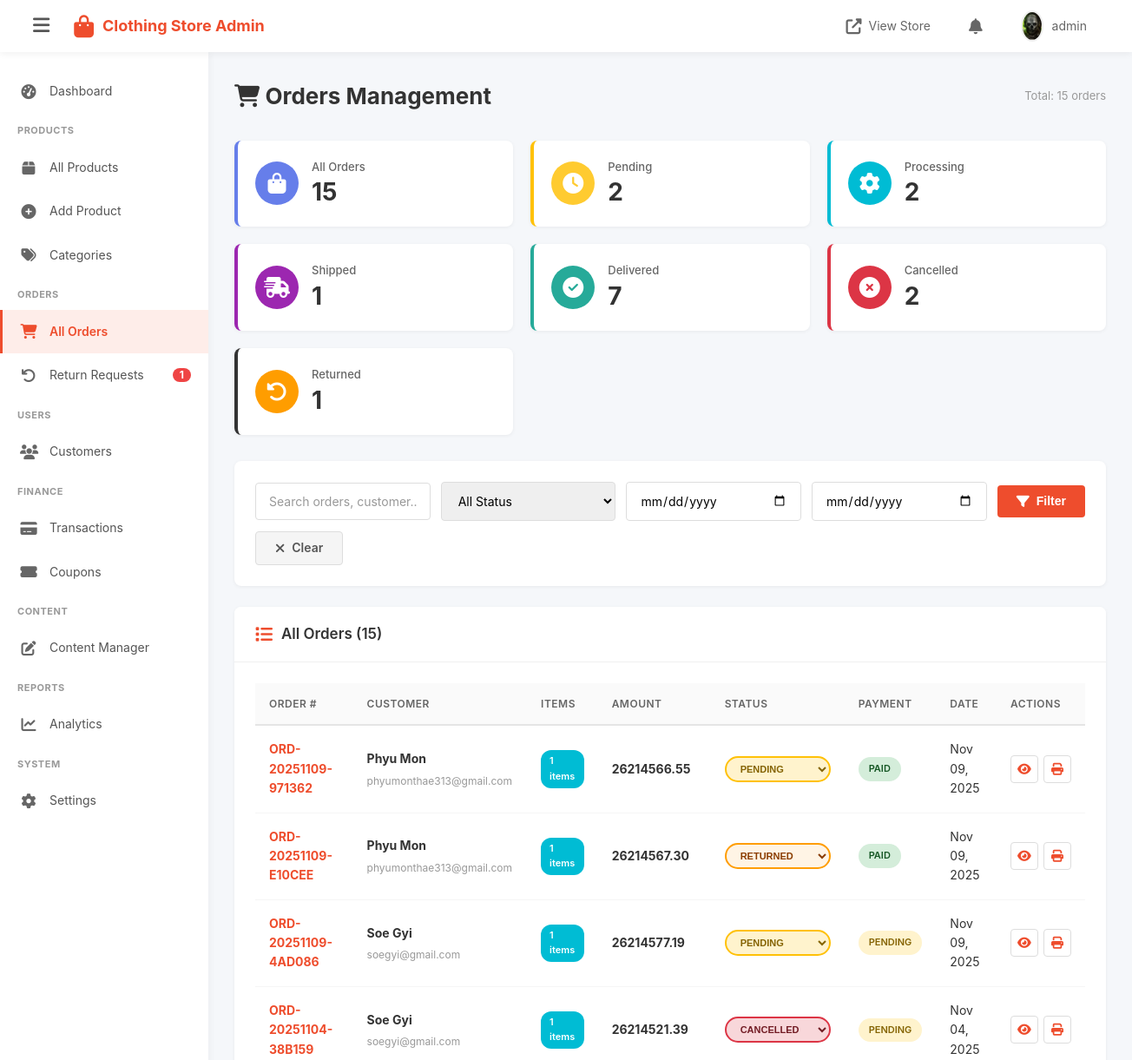
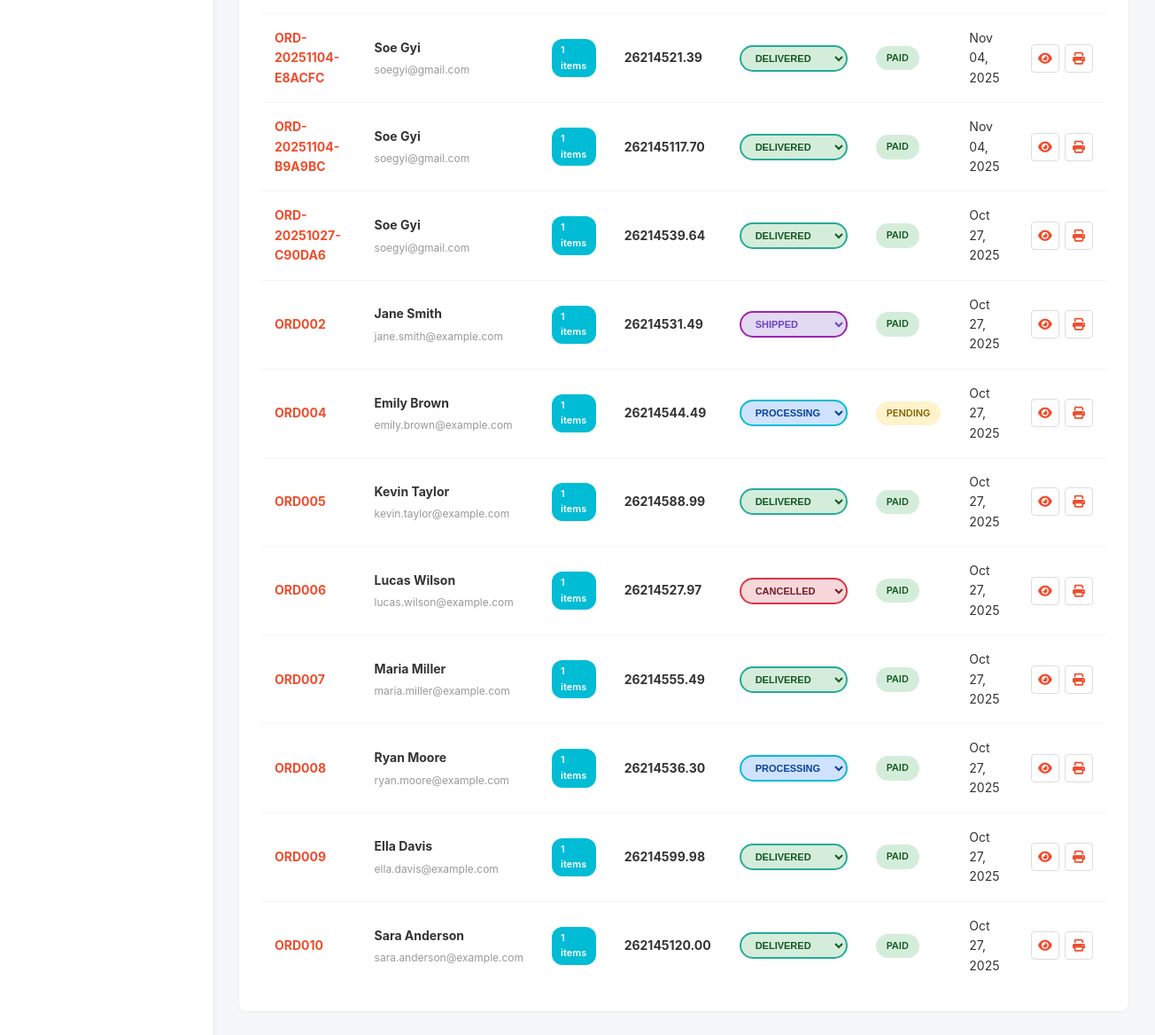
The page /admin/orders.php (signed in) on the database its author committed (2 pictures, top to bottom).
### tables this page shows
CREATE TABLE `orders` (
  `order_id` int(11) NOT NULL,
  `user_id` int(11) NOT NULL,
  `order_number` varchar(50) NOT NULL,
  `subtotal` decimal(10,2) NOT NULL,
  `tax_amount` decimal(10,2) DEFAULT 0.00,
  `shipping_amount` decimal(10,2) DEFAULT 0.00,
  `discount_amount` decimal(10,2) DEFAULT 0.00,
  `total_amount` decimal(10,2) NOT NULL,
  `payment_method` varchar(50) DEFAULT NULL,
  `payment_status` enum('pending','paid','failed','refunded') DEFAULT 'pending',
  `order_status` enum('pending','processing','shipped','delivered','cancelled','returned') DEFAULT 'pending',
  `shipping_address_id` int(11) DEFAULT NULL,
  `tracking_number` varchar(100) DEFAULT NULL,
  `notes` text DEFAULT NULL,
  `created_at` timestamp NOT NULL DEFAULT current_timestamp(),
  `updated_at` timestamp NOT NULL DEFAULT current_timestamp() ON UPDATE current_timestamp()
);

CREATE TABLE `users` (
  `user_id` int(11) NOT NULL,
  `email` varchar(255) NOT NULL,
  `password` varchar(255) NOT NULL,
  `first_name` varchar(100) DEFAULT NULL,
  `last_name` varchar(100) DEFAULT NULL,
  `phone` varchar(20) DEFAULT NULL,
  `loyalty_points` int(11) DEFAULT 0,
  `wallet_balance` decimal(10,2) DEFAULT 0.00,
  `created_at` timestamp NOT NULL DEFAULT current_timestamp(),
  `updated_at` timestamp NOT NULL DEFAULT current_timestamp() ON UPDATE current_timestamp(),
  `is_active` tinyint(1) DEFAULT 1,
  `email_verified` tinyint(1) DEFAULT 0,
  `social_provider` varchar(50) DEFAULT NULL,
  `social_id` varchar(255) DEFAULT NULL
);

### admin/orders.php (the view, shortened to what this page needs)
<?php
require_once 'config.php';
$search = $_GET['search'] ?? '';
$date_from = $_GET['date_from'] ?? '';
$date_to = $_GET['date_to'] ?? '';
$where = ["1=1"];
$where_clause = implode(" AND ", $where);
$orders = [];
$result = $conn->query("SELECT o.*, u.first_name, u.last_name, u.email,
                       COUNT(oi.order_item_id) as item_count,
                       EXISTS (SELECT 1 FROM return_requests rr WHERE rr.order_id = o.order_id AND rr.status = 'completed') AS return_completed,
                       EXISTS (SELECT 1 FROM return_requests rr2 WHERE rr2.order_id = o.order_id AND rr2.status IN ('pending','approved','rejected')) AS return_noncompleted_exists
                       FROM orders o
                       JOIN users u ON o.user_id = u.user_id
                       LEFT JOIN order_items oi ON o.order_id = oi.order_id
                       WHERE $where_clause
                       GROUP BY o.order_id
                       ORDER BY o.created_at DESC");
while ($row = $result->fetch_assoc()) {
    $orders[] = $row;
}
$stats = [];
$result = $conn->query("SELECT
                           CASE
                               WHEN EXISTS (SELECT 1 FROM return_requests rr
                                            WHERE rr.order_id = o.order_id AND rr.status = 'completed')
                               THEN 'returned'
                               ELSE o.order_status
                           END AS computed_status,
                           COUNT(*) AS count
                        FROM orders o
                        GROUP BY computed_status");
while ($row = $result->fetch_assoc()) {
    $stats[$row['computed_status']] = (int)$row['count'];
}
include 'includes/header.php';
include 'includes/sidebar.php';
?>
<div class="admin-header">
    <h1><i class="fas fa-shopping-cart"></i> Orders Management</h1>
    <div class="admin-header-actions">
        <span class="last-update">Total: <?php echo count($orders); ?> orders</span>
    </div>
</div>
<div class="order-stats">
    <div class="order-stat-card all">
        <div class="stat-icon"><i class="fas fa-shopping-bag"></i></div>
        <div class="stat-info">
            <div class="stat-label">All Orders</div>
            <div class="stat-value"><?php echo array_sum($stats); ?></div>
        </div>
    </div>
    <div class="order-stat-card pending">
        <div class="stat-icon"><i class="fas fa-clock"></i></div>
        <div class="stat-info">
            <div class="stat-label">Pending</div>
            <div class="stat-value"><?php echo $stats['pending'] ?? 0; ?></div>
        </div>
    </div>
    <div class="order-stat-card processing">
        <div class="stat-icon"><i class="fas fa-cog"></i></div>
        <div class="stat-info">
            <div class="stat-label">Processing</div>
            <div class="stat-value"><?php echo $stats['processing'] ?? 0; ?></div>
        </div>
    </div>
    <div class="order-stat-card shipped">
        <div class="stat-icon"><i class="fas fa-shipping-fast"></i></div>
        <div class="stat-info">
            <div class="stat-label">Shipped</div>
            <div class="stat-value"><?php echo $stats['shipped'] ?? 0; ?></div>
        </div>
    </div>
    <div class="order-stat-card delivered">
        <div class="stat-icon"><i class="fas fa-check-circle"></i></div>
        <div class="stat-info">
            <div class="stat-label">Delivered</div>
            <div class="stat-value"><?php echo $stats['delivered'] ?? 0; ?></div>
        </div>
    </div>
    <div class="order-stat-card cancelled">
        <div class="stat-icon"><i class="fas fa-times-circle"></i></div>
        <div class="stat-info">
            <div class="stat-label">Cancelled</div>
            <div class="stat-value"><?php echo $stats['cancelled'] ?? 0; ?></div>
        </div>
    </div>
    <div class="order-stat-card returned">
        <div class="stat-icon"><i class="fas fa-undo-alt"></i></div>
        <div class="stat-info">
            <div class="stat-label">Returned</div>
            <div class="stat-value"><?php echo $stats['returned'] ?? 0; ?></div>
        </div>
    </div>
</div>
<div class="admin-card">
    <div class="admin-card-body">
        <form method="GET" class="filter-form">
            <div class="filter-group">
                <input type="text" name="search" placeholder="Search orders, customer..."
                       value="<?php echo htmlspecialchars($search); ?>" class="form-control">
            </div>
            <div class="filter-group">
                <select name="status" class="form-control">
                    <option value="">All Status</option>
                </select>
            </div>
            <div class="filter-group">
                <input type="date" name="date_from" value="<?php echo htmlspecialchars($date_from); ?>"
                       class="form-control" placeholder="From">
            </div>
            <div class="filter-group">
                <input type="date" name="date_to" value="<?php echo htmlspecialchars($date_to); ?>"
                       class="form-control" placeholder="To">
            </div>
            <button type="submit" class="btn btn-primary">
                <i class="fas fa-filter"></i> Filter
            </button>
            <a href="orders.php" class="btn btn-secondary">
                <i class="fas fa-times"></i> Clear
            </a>
        </form>
    </div>
</div>
<div class="admin-card">
    <div class="admin-card-header">
        <h3><i class="fas fa-list"></i> All Orders (<?php echo count($orders); ?>)</h3>
    </div>
    <div class="admin-card-body">
        <div class="table-responsive">
            <table class="admin-table">
                <thead>
                    <tr>
                        <th>Order #</th>
                        <th>Customer</th>
                        <th>Items</th>
                        <th>Amount</th>
                        <th>Status</th>
                        <th>Payment</th>
                        <th>Date</th>
                        <th>Actions</th>
                    </tr>
                </thead>
                <tbody>
                    <?php if (empty($orders)): ?>
                        <tr>
                            <td colspan="8" style="text-align: center; padding: 40px;">
                                <i class="fas fa-inbox" style="font-size: 48px; color: #ddd; margin-bottom: 10px; display: block;"></i>
                                <p style="color: #999;">No orders found</p>
                            </td>
                        </tr>
                    <?php else: ?>
                        <?php foreach ($orders as $order): ?>
                            <?php
                                $is_return_completed = !empty($order['return_completed']) && (int)$order['return_completed'] === 1;
                                $has_noncompleted_return = !empty($order['return_noncompleted_exists']) && (int)$order['return_noncompleted_exists'] === 1;
                                $ui_status = $order['order_status'];
                                if ($is_return_completed) {
                                    $ui_status = 'returned';
                                } elseif ($has_noncompleted_return) {
                                    $ui_status = 'delivered';
                                }
                            ?>
                            <tr>
                                <td>
                                    <a href="order-details.php?id=<?php echo $order['order_id']; ?>" class="order-link">
                                        <strong><?php echo $order['order_number']; ?></strong>
                                    </a>
                                </td>
                                <td>
                                    <div class="customer-info">
                                        <strong><?php echo htmlspecialchars($order['first_name'] . ' ' . $order['last_name']); ?></strong>
                                        <small><?php echo htmlspecialchars($order['email']); ?></small>
                                    </div>
                                </td>
                                <td>
                                    <span class="badge badge-info">
                                        <?php echo $order['item_count']; ?> items
                                    </span>
                                </td>
                                <td><strong><?php echo CURRENCY_SYMBOL . number_format($order['total_amount'], 2); ?></strong></td>
                                <td>
                                    <form method="POST" style="display: inline;" id="status-form-<?php echo $order['order_id']; ?>">
                    <select class="status-select status-<?php echo $ui_status; ?>"
                                                name="status"
                                                onchange="confirmStatusUpdate(this, <?php echo $order['order_id']; ?>)">
                                            <option value="pending" <?php echo $ui_status == 'pending' ? 'selected' : ''; ?>>Pending</option>
                                            <option value="processing" <?php echo $ui_status == 'processing' ? 'selected' : ''; ?>>Processing</option>
                                            <option value="shipped" <?php echo $ui_status == 'shipped' ? 'selected' : ''; ?>>Shipped</option>
                                            <option value="delivered" <?php echo $ui_status == 'delivered' ? 'selected' : ''; ?>>Delivered</option>
                                            <option value="returned" <?php echo $ui_status == 'returned' ? 'selected' : ''; ?>>Returned</option>
                                            <option value="cancelled" <?php echo $ui_status == 'cancelled' ? 'selected' : ''; ?>>Cancelled</option>
                                        </select>
                                    </form>
                                </td>
                                <td>
                                    <span class="payment-badge payment-<?php echo $order['payment_status']; ?>">
                                        <?php echo ucfirst($order['payment_status']); ?>
                                    </span>
                                </td>
                                <td><?php echo date('M d, Y', strtotime($order['created_at'])); ?></td>
                                <td>
                                    <div class="action-buttons">
                                        <a href="order-details.php?id=<?php echo $order['order_id']; ?>"
                                           class="action-btn" title="View Details">
                                            <i class="fas fa-eye"></i>
                                        </a>
                                        <a href="print-invoice.php?id=<?php echo $order['order_id']; ?>"
                                           target="_blank"
                                           class="action-btn" title="Print Invoice">
                                            <i class="fas fa-print"></i>
                                        </a>
                                    </div>
                                </td>
                            </tr>
                        <?php endforeach; ?>
                    <?php endif; ?>
                </tbody>
            </table>
        </div>
    </div>
</div>
<?php include 'includes/footer.php'; ?>

### rows shown on the page
orders: order_number "ORD-20251109-971362", user.last_name "Phyu Mon", user.email "phyumonthae313@gmail.com", item_count "1", total_amount "66.55", status "Pending", payment_status "PAID", created_at "Nov 09, 2025"
orders: order_number "ORD-20251109-E10CEE", user.last_name "Phyu Mon", user.email "phyumonthae313@gmail.com", item_count "1", total_amount "67.30", status "Returned", payment_status "PAID", created_at "Nov 09, 2025"
orders: order_number "ORD-20251109-4AD086", user.last_name "Soe Gyi", user.email "soegyi@gmail.com", item_count "1", total_amount "77.19", status "Pending", payment_status "PENDING", created_at "Nov 09, 2025"
orders: order_number "ORD-20251104-38B159", user.last_name "Soe Gyi", user.email "soegyi@gmail.com", item_count "1", total_amount "21.39", status "Cancelled", payment_status "PENDING", created_at "Nov 04, 2025"
orders: order_number "ORD-20251104-E8ACFC", user.last_name "Soe Gyi", user.email "soegyi@gmail.com", item_count "1", total_amount "21.39", status "Delivered", payment_status "PAID", created_at "Nov 04, 2025"
orders: order_number "ORD-20251104-B9A9BC", user.last_name "Soe Gyi", user.email "soegyi@gmail.com", item_count "1", total_amount "117.70", status "Delivered", payment_status "PAID", created_at "Nov 04, 2025"
orders: order_number "ORD-20251027-C90DA6", user.last_name "Soe Gyi", user.email "soegyi@gmail.com", item_count "1", total_amount "39.64", status "Delivered", payment_status "PAID", created_at "Oct 27, 2025"
orders: order_number "ORD002", user.last_name "Jane Smith", user.email "jane.smith@example.com", item_count "1", total_amount "31.49", status "Shipped", payment_status "PAID", created_at "Oct 27, 2025"
orders: order_number "ORD004", user.last_name "Emily Brown", user.email "emily.brown@example.com", item_count "1", total_amount "44.49", status "Processing", payment_status "PENDING", created_at "Oct 27, 2025"
orders: order_number "ORD005", user.last_name "Kevin Taylor", user.email "kevin.taylor@example.com", item_count "1", total_amount "88.99", status "Delivered", payment_status "PAID", created_at "Oct 27, 2025"
orders: order_number "ORD006", user.last_name "Lucas Wilson", user.email "lucas.wilson@example.com", item_count "1", total_amount "27.97", status "Cancelled", payment_status "PAID", created_at "Oct 27, 2025"
orders: order_number "ORD007", user.last_name "Maria Miller", user.email "maria.miller@example.com", item_count "1", total_amount "55.49", status "Delivered", payment_status "PAID", created_at "Oct 27, 2025"
orders: order_number "ORD008", user.last_name "Ryan Moore", user.email "ryan.moore@example.com", item_count "1", total_amount "36.30", status "Processing", payment_status "PAID", created_at "Oct 27, 2025"
orders: order_number "ORD009", user.last_name "Ella Davis", user.email "ella.davis@example.com", item_count "1", total_amount "99.98", status "Delivered", payment_status "PAID", created_at "Oct 27, 2025"
orders: order_number "ORD010", user.last_name "Sara Anderson", user.email "sara.anderson@example.com", item_count "1", total_amount "120.00", status "Delivered", payment_status "PAID", created_at "Oct 27, 2025"

### other values the page prints
SITE_NAME "Clothing Store"
$_SESSION['admin_username'] "admin"
$__pendingReturnsCount "1"
count($orders) "15"
array_sum($stats) "15"
$stats['pending'] "2"
$stats['processing'] "2"
$stats['shipped'] "1"
$stats['delivered'] "7"
$stats['cancelled'] "2"
$stats['returned'] "1"
